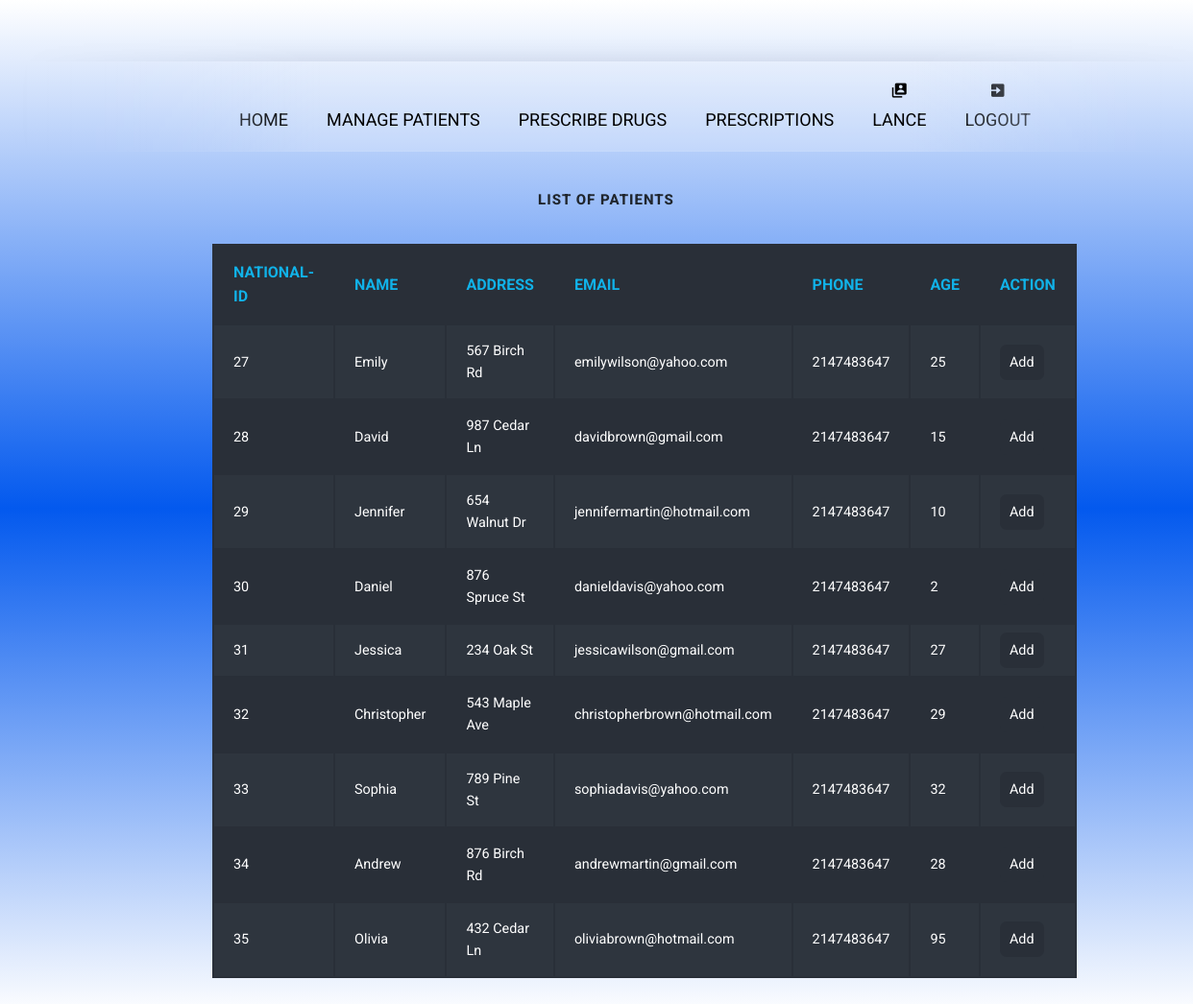
The app's page /doctor/patientList.php (signed in) with its own data.
### tables this page shows
CREATE TABLE `doctor_patient` (
  `id` INT(10) NOT NULL AUTO_INCREMENT,
  `doc_hos_id` INT(10) NOT NULL,
  `patient_nat_id` INT(10) NOT NULL,
  PRIMARY KEY (`id`),
  FOREIGN KEY (`doc_hos_id`) REFERENCES tbldoctor (`doc_hos_id`),
  FOREIGN KEY (`patient_nat_id`) REFERENCES tblpatient (`patient_nat_id`)
);

CREATE TABLE IF NOT EXISTS `tblpatient` (
  `patient_nat_id` INT(10) NOT NULL,
  `patient_name` VARCHAR(20) NOT NULL,
  `patient_address` VARCHAR(50) NOT NULL,
  `patient_email` VARCHAR(50) NOT NULL,
  `patient_phone` VARCHAR(20) NOT NULL,
  `patient_age` INT(3) NOT NULL,
  `patient_password` VARCHAR(50) NOT NULL,
  PRIMARY KEY (`patient_nat_id`)
);

### doctor/patientList.php (the view, shortened to what this page needs)
<?php
$username = $_SESSION["userid"];
$ID = $_SESSION["user"]["doc_hos_id"];
?>
<!DOCTYPE html>
<html lang="en">
<head>
    <link href='https://unpkg.com/boxicons@2.1.4/css/boxicons.min.css' rel='stylesheet'>
    <link rel="stylesheet" href="doctor.css">
</head>
<body class="DoctorView">
<nav>
  <ul>
    <li><a href="#">Home</a></li>
    <li><a href="doctor.php#Patients">Manage Patients</a></li>
    <li><a href="doctor.php#Drugs">Prescribe Drugs</a></li>
    <li><a href="doctor.php#Prescriptions">Prescriptions</a></li>
    <li><a href="#"><i class='bx bxs-user-account'></i><br><?php echo $username?> </a></li>
    <li><a href="../logout.php"><i class='bx bxs-exit'></i><br>Logout</a></li>
  </ul>
</nav>
    <div class="container my-5">
        <div class="table-1">
        <h2>List of Patients</h2>
        <br>
        <table>
            <tbody>
              <tr>
                <th>National-ID</th>
                <th>Name</th>
                <th>Address</th>
                <th>Email</th>
                <th>Phone</th>
                <th>Age</th>
                <th>Action</th>
              </tr>
              <?php
      require_once("connect.php");
      $result = $conn->query("
      SELECT * FROM tblpatient p
      INNER JOIN doctor_patient dp ON p.patient_nat_id = dp.patient_nat_id
      WHERE dp.doc_hos_id != '$ID';");
      if ($result->num_rows > 0) {
        while ($row = $result->fetch_assoc()) {
          echo "<tr>";
          echo "<td data-th=\"National-ID\">" . $row["patient_nat_id"]. "</td>";
          echo "<td data-th=\"Name\">" . $row["patient_name"] . "</td>";
          echo "<td data-th=\"Address\">" .$row["patient_address"] . "</td>";
          echo "<td data-th=\"Email\">" . $row["patient_email"] . "</td>";
          echo "<td data-th=\"Phone\">" . $row["patient_phone"] . "</td>";
          echo "<td data-th=\"Age\">" . $row["patient_age"] . "</td>";
          echo "<td>";
          echo    "<a class='btn btn-primary btn-sm' href='doctorAddPatient.php?id=" . $row["patient_nat_id"] . "'>Add</a>";
          echo "</td>";
          echo "</tr>";
        }
      }
      ?>
         </tbody>
    </table>
    </div>
</body>
</html>

### doctor/doctor.css (style rules this page uses)
html { font-size: 62.5%; }
body { font-family: 'Roboto', 'Helvetica Neue', Helvetica, Arial, sans-serif; font-size: 1.6rem; line-height: 1.6; color: #20262e; background: linear-gradient(rgba(255, 255, 255,0.1) ,rgba(3, 89, 238, 1),rgba(255, 255, 255,0.1)) no-repeat; }
.container { max-width: 800px; margin: 40px auto; padding: 0 5%; }
h2 { text-align: center; font-size: 1.5rem; font-weight: 800; text-transform: uppercase; line-height: 1.375; margin: 10px 0; letter-spacing: 1px }
table { width: 100%; min-width: 300px; margin-bottom: 2.4rem; background-color: #292f38; color: #fff; overflow: hidden; }
table tr:nth-child(even) { background-color: rgb(46, 53, 62); }
table th, table td:before { color: #11b2e8; text-transform: uppercase; width: 100%; }
table th { display: none; }
table th, table td { margin: .5rem 2rem; text-align: left; }
table td { display: block; font-size: 90%; }
table td:first-child { padding-top: 1rem; }
table td:last-child { padding-bottom: 1rem; }
table td:before { content: attr(data-th) ':\00a0'; font-weight: bold; min-width: 8rem; display: inline-block; }
@media (min-width: 600px) { table td:before { display: none; } }
@media (min-width: 600px) { table th, table td { display: table-cell; } }
@media (min-width: 600px) { table th, table td, table td:first-child, table td:last-child { padding: 1.5rem 2rem; } }
nav { width: 100%; mask-image: linear-gradient(90deg, rgba(255, 255, 255, 0) 0%, #ffffff 25%, #ffffff 75%, rgba(255, 255, 255, 0) 100%); margin: 0 ; padding: 40px 20px 0; position: relative; }
nav ul { text-align: center; background: linear-gradient(90deg, rgba(255, 255, 255, 0) 0%, rgba(255, 255, 255, 0.2) 25%, rgba(255, 255, 255, 0.2) 75%, rgba(255, 255, 255, 0) 100%); box-shadow: 0 0 25px rgba(0, 0, 0, 0.1), inset 0 0 1px rgba(255, 255, 255, 0.6); }
nav ul li { display: inline-block; }
nav ul li a { padding: 18px; font-family: 'Roboto', 'Helvetica Neue', Helvetica, Arial, sans-serif; text-transform: uppercase; color: rgb(0, 0, 0); font-size: 18px; text-decoration: none; display: block; }
.btn-primary { background-color: #292f38; padding: 10px; margin-bottom: 20px; border-radius: 7px; text-decoration: none; color: white; transition: all .5s ease; }
h2, span, .custom-checkbox { margin-left: 20px; }

### records on screen
doctor_patient: patient_nat "27", patient_nat.patient_name "Emily", patient_nat.patient_address "567 Birch Rd", patient_nat.patient_email "emilywilson@yahoo.com", patient_nat.patient_phone "2147483647", patient_nat.patient_age "25"
doctor_patient: patient_nat "28", patient_nat.patient_name "David", patient_nat.patient_address "987 Cedar Ln", patient_nat.patient_email "davidbrown@gmail.com", patient_nat.patient_phone "2147483647", patient_nat.patient_age "15"
doctor_patient: patient_nat "29", patient_nat.patient_name "Jennifer", patient_nat.patient_address "654 Walnut Dr", patient_nat.patient_email "jennifermartin@hotmail.com", patient_nat.patient_phone "2147483647", patient_nat.patient_age "10"
doctor_patient: patient_nat "30", patient_nat.patient_name "Daniel", patient_nat.patient_address "876 Spruce St", patient_nat.patient_email "danieldavis@yahoo.com", patient_nat.patient_phone "2147483647", patient_nat.patient_age "2"
doctor_patient: patient_nat "31", patient_nat.patient_name "Jessica", patient_nat.patient_address "234 Oak St", patient_nat.patient_email "jessicawilson@gmail.com", patient_nat.patient_phone "2147483647", patient_nat.patient_age "27"
doctor_patient: patient_nat "32", patient_nat.patient_name "Christopher", patient_nat.patient_address "543 Maple Ave", patient_nat.patient_email "christopherbrown@hotmail.com", patient_nat.patient_phone "2147483647", patient_nat.patient_age "29"
doctor_patient: patient_nat "33", patient_nat.patient_name "Sophia", patient_nat.patient_address "789 Pine St", patient_nat.patient_email "sophiadavis@yahoo.com", patient_nat.patient_phone "2147483647", patient_nat.patient_age "32"
doctor_patient: patient_nat "34", patient_nat.patient_name "Andrew", patient_nat.patient_address "876 Birch Rd", patient_nat.patient_email "andrewmartin@gmail.com", patient_nat.patient_phone "2147483647", patient_nat.patient_age "28"
doctor_patient: patient_nat "35", patient_nat.patient_name "Olivia", patient_nat.patient_address "432 Cedar Ln", patient_nat.patient_email "oliviabrown@hotmail.com", patient_nat.patient_phone "2147483647", patient_nat.patient_age "95"

### other values on screen
$username "LANCE"
